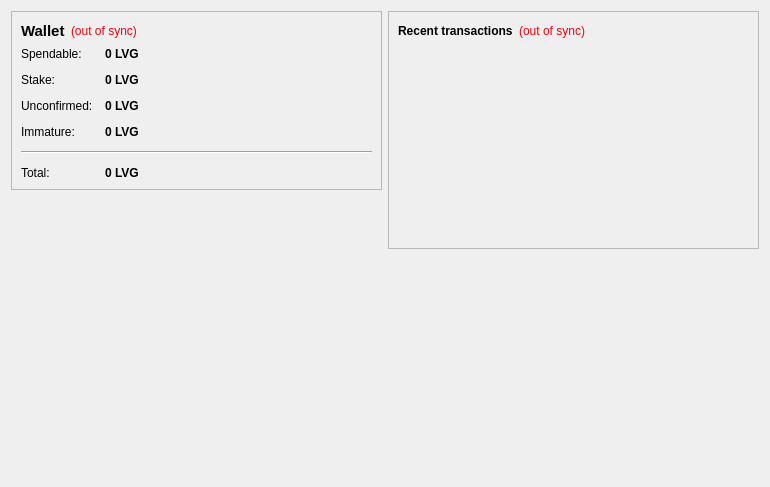
<?xml version="1.0" encoding="UTF-8"?>
<ui version="4.0">
 <class>OverviewPage</class>
 <widget class="QWidget" name="OverviewPage">
  <property name="geometry">
   <rect>
    <x>0</x>
    <y>0</y>
    <width>770</width>
    <height>487</height>
   </rect>
  </property>
  <property name="windowTitle">
   <string>Form</string>
  </property>
  <layout class="QHBoxLayout" name="horizontalLayout" stretch="1,1">
   <item>
    <layout class="QVBoxLayout" name="verticalLayout_2">
     <item>
      <widget class="QFrame" name="frame">
       <property name="frameShape">
        <enum>QFrame::StyledPanel</enum>
       </property>
       <property name="frameShadow">
        <enum>QFrame::Raised</enum>
       </property>
       <layout class="QVBoxLayout" name="verticalLayout_4">
        <item>
         <layout class="QHBoxLayout" name="horizontalLayout_4">
          <item>
           <widget class="QLabel" name="label_5">
            <property name="font">
             <font>
              <pointsize>11</pointsize>
              <weight>75</weight>
              <bold>true</bold>
             </font>
            </property>
            <property name="text">
             <string>Wallet</string>
            </property>
           </widget>
          </item>
          <item>
           <widget class="QLabel" name="labelWalletStatus">
            <property name="toolTip">
             <string>The displayed information may be out of date. Your wallet automatically synchronizes with the LVGcoin network after a connection is established, but this process has not completed yet.</string>
            </property>
            <property name="styleSheet">
             <string notr="true">QLabel { color: red; }</string>
            </property>
            <property name="text">
             <string notr="true">(out of sync)</string>
            </property>
            <property name="alignment">
             <set>Qt::AlignLeading|Qt::AlignLeft|Qt::AlignVCenter</set>
            </property>
           </widget>
          </item>
          <item>
           <spacer name="horizontalSpacer_2">
            <property name="orientation">
             <enum>Qt::Horizontal</enum>
            </property>
            <property name="sizeHint" stdset="0">
             <size>
              <width>40</width>
              <height>20</height>
             </size>
            </property>
           </spacer>
          </item>
         </layout>
        </item>
        <item>
         <layout class="QFormLayout" name="formLayout_2">
          <property name="fieldGrowthPolicy">
           <enum>QFormLayout::AllNonFixedFieldsGrow</enum>
          </property>
          <property name="horizontalSpacing">
           <number>12</number>
          </property>
          <property name="verticalSpacing">
           <number>12</number>
          </property>
          <item row="0" column="0">
           <widget class="QLabel" name="label">
            <property name="text">
             <string>Spendable:</string>
            </property>
           </widget>
          </item>
          <item row="0" column="1">
           <widget class="QLabel" name="labelBalance">
            <property name="font">
             <font>
              <weight>75</weight>
              <bold>true</bold>
             </font>
            </property>
            <property name="cursor">
             <cursorShape>IBeamCursor</cursorShape>
            </property>
            <property name="toolTip">
             <string>Your current spendable balance</string>
            </property>
            <property name="text">
             <string notr="true">0 LVG</string>
            </property>
            <property name="textInteractionFlags">
             <set>Qt::LinksAccessibleByMouse|Qt::TextSelectableByKeyboard|Qt::TextSelectableByMouse</set>
            </property>
           </widget>
          </item>
          <item row="1" column="0">
           <widget class="QLabel" name="label_6">
            <property name="text">
             <string>Stake:</string>
            </property>
           </widget>
          </item>
          <item row="1" column="1">
           <widget class="QLabel" name="labelStake">
            <property name="font">
             <font>
              <weight>75</weight>
              <bold>true</bold>
             </font>
            </property>
            <property name="cursor">
             <cursorShape>IBeamCursor</cursorShape>
            </property>
            <property name="toolTip">
             <string>Total of coins that was staked, and do not yet count toward the current balance</string>
            </property>
            <property name="text">
             <string notr="true">0 LVG</string>
            </property>
            <property name="textInteractionFlags">
             <set>Qt::LinksAccessibleByMouse|Qt::TextSelectableByKeyboard|Qt::TextSelectableByMouse</set>
            </property>
           </widget>
          </item>
          <item row="2" column="0">
           <widget class="QLabel" name="label_3">
            <property name="text">
             <string>Unconfirmed:</string>
            </property>
           </widget>
          </item>
          <item row="2" column="1">
           <widget class="QLabel" name="labelUnconfirmed">
            <property name="font">
             <font>
              <weight>75</weight>
              <bold>true</bold>
             </font>
            </property>
            <property name="cursor">
             <cursorShape>IBeamCursor</cursorShape>
            </property>
            <property name="toolTip">
             <string>Total of transactions that have yet to be confirmed, and do not yet count toward the current balance</string>
            </property>
            <property name="text">
             <string notr="true">0 LVG</string>
            </property>
            <property name="textInteractionFlags">
             <set>Qt::LinksAccessibleByMouse|Qt::TextSelectableByKeyboard|Qt::TextSelectableByMouse</set>
            </property>
           </widget>
          </item>
          <item row="3" column="0">
           <widget class="QLabel" name="labelImmatureText">
            <property name="text">
             <string>Immature:</string>
            </property>
           </widget>
          </item>
          <item row="3" column="1">
           <widget class="QLabel" name="labelImmature">
            <property name="font">
             <font>
              <weight>75</weight>
              <bold>true</bold>
             </font>
            </property>
            <property name="toolTip">
             <string>Mined balance that has not yet matured</string>
            </property>
            <property name="text">
             <string notr="true">0 LVG</string>
            </property>
            <property name="textInteractionFlags">
             <set>Qt::LinksAccessibleByMouse|Qt::TextSelectableByKeyboard|Qt::TextSelectableByMouse</set>
            </property>
           </widget>
          </item>
          <item row="4" column="0" colspan="2">
           <widget class="Line" name="line">
            <property name="orientation">
             <enum>Qt::Horizontal</enum>
            </property>
           </widget>
          </item>
          <item row="5" column="0">
           <widget class="QLabel" name="labelTotalText">
            <property name="text">
             <string>Total:</string>
            </property>
           </widget>
          </item>
          <item row="5" column="1">
           <widget class="QLabel" name="labelTotal">
            <property name="font">
             <font>
              <weight>75</weight>
              <bold>true</bold>
             </font>
            </property>
            <property name="cursor">
             <cursorShape>IBeamCursor</cursorShape>
            </property>
            <property name="toolTip">
             <string>Your current total balance</string>
            </property>
            <property name="text">
             <string notr="true">0 LVG</string>
            </property>
            <property name="textInteractionFlags">
             <set>Qt::LinksAccessibleByMouse|Qt::TextSelectableByKeyboard|Qt::TextSelectableByMouse</set>
            </property>
           </widget>
          </item>
         </layout>
        </item>
       </layout>
      </widget>
     </item>
     <item>
      <spacer name="verticalSpacer">
       <property name="orientation">
        <enum>Qt::Vertical</enum>
       </property>
       <property name="sizeHint" stdset="0">
        <size>
         <width>20</width>
         <height>40</height>
        </size>
       </property>
      </spacer>
     </item>
     <item>
      <widget class="QLabel" name="label_2">
       <property name="autoFillBackground">
        <bool>true</bool>
       </property>
       <property name="text">
        <string/>
       </property>
       <property name="pixmap">
        <pixmap resource="../bitcoin.qrc">:/icons/drmbg</pixmap>
       </property>
       <property name="scaledContents">
        <bool>false</bool>
       </property>
       <property name="margin">
        <number>0</number>
       </property>
      </widget>
     </item>
    </layout>
   </item>
   <item>
    <layout class="QVBoxLayout" name="verticalLayout_3">
     <item>
      <widget class="QFrame" name="frame_2">
       <property name="frameShape">
        <enum>QFrame::StyledPanel</enum>
       </property>
       <property name="frameShadow">
        <enum>QFrame::Raised</enum>
       </property>
       <layout class="QVBoxLayout" name="verticalLayout">
        <item>
         <layout class="QHBoxLayout" name="horizontalLayout_2">
          <item>
           <widget class="QLabel" name="label_4">
            <property name="text">
             <string>&lt;b&gt;Recent transactions&lt;/b&gt;</string>
            </property>
           </widget>
          </item>
          <item>
           <widget class="QLabel" name="labelTransactionsStatus">
            <property name="toolTip">
             <string>The displayed information may be out of date. Your wallet automatically synchronizes with the LVGcoin network after a connection is established, but this process has not completed yet.</string>
            </property>
            <property name="styleSheet">
             <string notr="true">QLabel { color: red; }</string>
            </property>
            <property name="text">
             <string notr="true">(out of sync)</string>
            </property>
            <property name="alignment">
             <set>Qt::AlignRight|Qt::AlignTrailing|Qt::AlignVCenter</set>
            </property>
           </widget>
          </item>
          <item>
           <spacer name="horizontalSpacer">
            <property name="orientation">
             <enum>Qt::Horizontal</enum>
            </property>
            <property name="sizeHint" stdset="0">
             <size>
              <width>40</width>
              <height>20</height>
             </size>
            </property>
           </spacer>
          </item>
         </layout>
        </item>
        <item>
         <widget class="QListView" name="listTransactions">
          <property name="styleSheet">
           <string notr="true">QListView { background: transparent; }</string>
          </property>
          <property name="frameShape">
           <enum>QFrame::NoFrame</enum>
          </property>
          <property name="verticalScrollBarPolicy">
           <enum>Qt::ScrollBarAlwaysOff</enum>
          </property>
          <property name="horizontalScrollBarPolicy">
           <enum>Qt::ScrollBarAlwaysOff</enum>
          </property>
          <property name="selectionMode">
           <enum>QAbstractItemView::NoSelection</enum>
          </property>
         </widget>
        </item>
       </layout>
      </widget>
     </item>
     <item>
      <spacer name="verticalSpacer_2">
       <property name="orientation">
        <enum>Qt::Vertical</enum>
       </property>
       <property name="sizeHint" stdset="0">
        <size>
         <width>20</width>
         <height>40</height>
        </size>
       </property>
      </spacer>
     </item>
    </layout>
   </item>
  </layout>
 </widget>
 <resources/>
 <connections/>
</ui>
